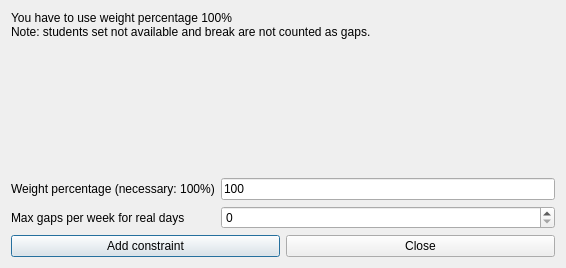
<?xml version="1.0" encoding="UTF-8"?>
<ui version="4.0">
 <class>AddConstraintStudentsMaxGapsPerWeekForRealDaysForm_template</class>
 <widget class="QDialog" name="AddConstraintStudentsMaxGapsPerWeekForRealDaysForm_template">
  <property name="geometry">
   <rect>
    <x>0</x>
    <y>0</y>
    <width>566</width>
    <height>268</height>
   </rect>
  </property>
  <property name="windowTitle">
   <string extracomment="This is the title of the dialog to add a new constraint of this type">Add students max gaps per week for real days</string>
  </property>
  <layout class="QGridLayout" name="gridLayout">
   <item row="0" column="0" colspan="2">
    <widget class="QLabel" name="weightTextLabel_2">
     <property name="sizePolicy">
      <sizepolicy hsizetype="Minimum" vsizetype="Minimum">
       <horstretch>0</horstretch>
       <verstretch>0</verstretch>
      </sizepolicy>
     </property>
     <property name="frameShape">
      <enum>QFrame::NoFrame</enum>
     </property>
     <property name="frameShadow">
      <enum>QFrame::Plain</enum>
     </property>
     <property name="text">
      <string>You have to use weight percentage 100%
Note: students set not available and break are not counted as gaps.</string>
     </property>
     <property name="wordWrap">
      <bool>true</bool>
     </property>
    </widget>
   </item>
   <item row="1" column="0" colspan="2">
    <spacer name="spacer6">
     <property name="orientation">
      <enum>Qt::Vertical</enum>
     </property>
     <property name="sizeType">
      <enum>QSizePolicy::Expanding</enum>
     </property>
     <property name="sizeHint" stdset="0">
      <size>
       <width>20</width>
       <height>40</height>
      </size>
     </property>
    </spacer>
   </item>
   <item row="2" column="0">
    <widget class="QLabel" name="weightTextLabel">
     <property name="frameShape">
      <enum>QFrame::NoFrame</enum>
     </property>
     <property name="frameShadow">
      <enum>QFrame::Plain</enum>
     </property>
     <property name="text">
      <string>Weight percentage (necessary: 100%)</string>
     </property>
     <property name="wordWrap">
      <bool>false</bool>
     </property>
    </widget>
   </item>
   <item row="2" column="1">
    <widget class="QLineEdit" name="weightLineEdit">
     <property name="text">
      <string notr="true">100</string>
     </property>
    </widget>
   </item>
   <item row="3" column="0">
    <widget class="QLabel" name="textLabel1">
     <property name="text">
      <string>Max gaps per week for real days</string>
     </property>
     <property name="wordWrap">
      <bool>false</bool>
     </property>
    </widget>
   </item>
   <item row="3" column="1">
    <widget class="QSpinBox" name="maxGapsSpinBox"/>
   </item>
   <item row="4" column="0" colspan="2">
    <layout class="QHBoxLayout">
     <item>
      <widget class="QPushButton" name="addConstraintPushButton">
       <property name="text">
        <string>Add constraint</string>
       </property>
      </widget>
     </item>
     <item>
      <widget class="QPushButton" name="closePushButton">
       <property name="text">
        <string>Close</string>
       </property>
      </widget>
     </item>
    </layout>
   </item>
  </layout>
 </widget>
 <layoutdefault spacing="6" margin="11"/>
 <resources/>
 <connections/>
</ui>
